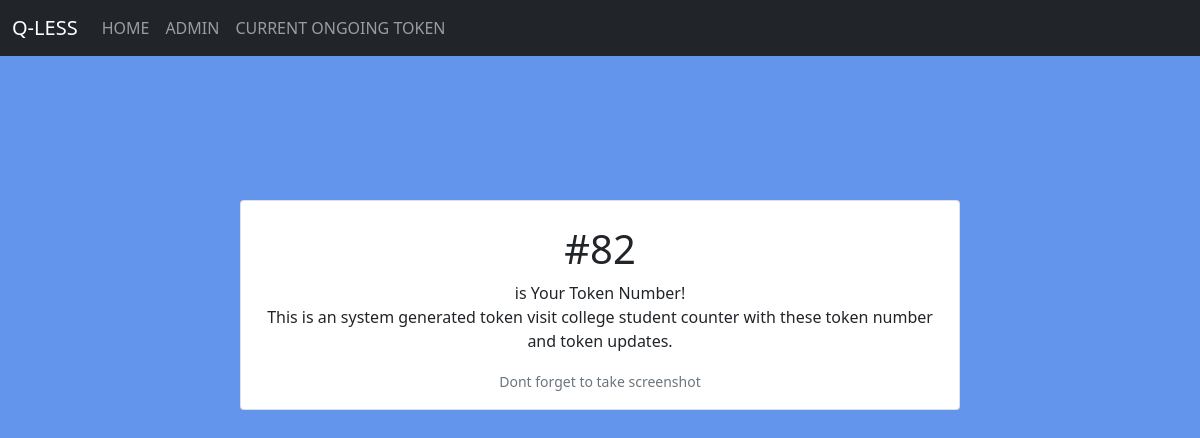
Page /token/ on the earlier database version.
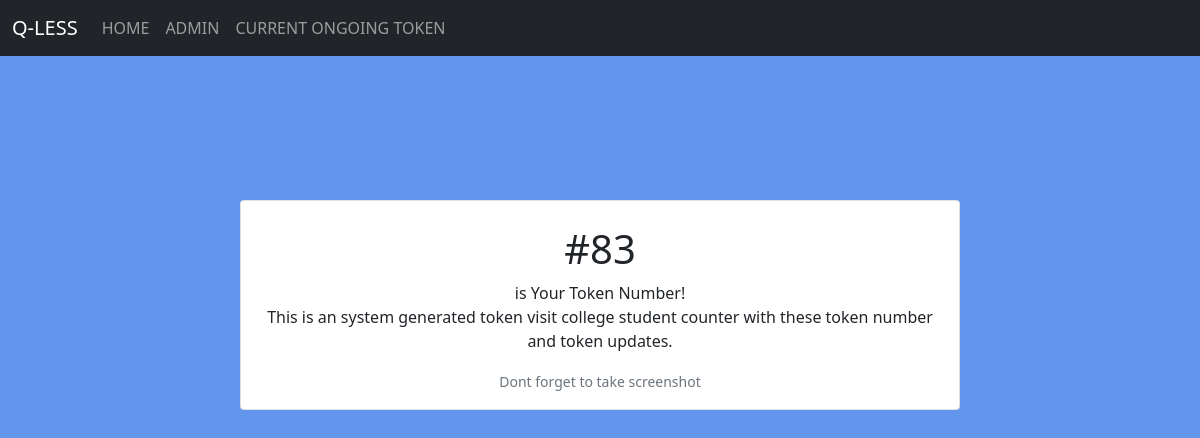
Same page on the later database version.
### Tokenapp/models.py (models this page shows, shortened)
class Student(models.Model):
        name = models.CharField(max_length=20)
        token = models.IntegerField(default=0)
        email = models.EmailField()
        gr_no = models.IntegerField()
        branch = models.CharField(max_length=10)
        year = models.CharField(max_length=12)
        query = models.CharField(max_length=200, null=True, blank=True)
        date = models.DateTimeField(auto_now=True)

### Tokenapp/views.py (the view)
# urls.py: path("token/",views.token,name="token"),
def token(request):
    tokennum = Student.objects.last()
    context = {
        'tokenno': tokennum
    }
    return render(request,'token.html', context)

### templates/token.html (shortened to what this page needs)
{% load static %}
<!DOCTYPE html>
<html lang="en">
<head>
  <link href="https://cdn.jsdelivr.net/npm/bootstrap@5.0.1/dist/css/bootstrap.min.css" rel="stylesheet">
</head>
<body style="background-color:cornflowerblue;">
    <nav class="navbar navbar-expand-lg navbar-dark  bg-dark">
        <div class="container-fluid">
          <a class="navbar-brand" href="#">Q-LESS</a>
          <div class="collapse navbar-collapse" id="navbarSupportedContent">
            <ul class="navbar-nav me-auto mb-2 mb-lg-0">
              <li class="nav-item">
                <a class="nav-link" aria-current="page" href="/">HOME</a>
              </li>
              <li class="nav-item">
                <a class="nav-link" href="/adminview" target="_blank">ADMIN</a>
              </li>
              <li class="nav-item">
                <a class="nav-link" href="/currenttoken" target="_blank">CURRENT ONGOING TOKEN</a>
              </li>
            </ul>
          </div>
        </div>
    </nav><br><br><br><br><br><br>
    <center>
    <div style="height: 20vh;width: 60vw;display: block;">
        <div class="card mb-3">
          <div class="card-body">
            <h5 class="card-title"><h1>#{{ tokenno.id }}</h1> is Your Token Number!</h5>
            <p class="card-text">This is an system generated token visit college student counter with these token number and token updates.</p>
            <p class="card-text"><small class="text-muted">Dont forget to take screenshot</small></p>
          </div>
        </div>
    </div>
    </center>
</body>
</html>

Differences in the rows shown:
no longer on this page (row unchanged): Student: id "82"
added Student: id "83"
